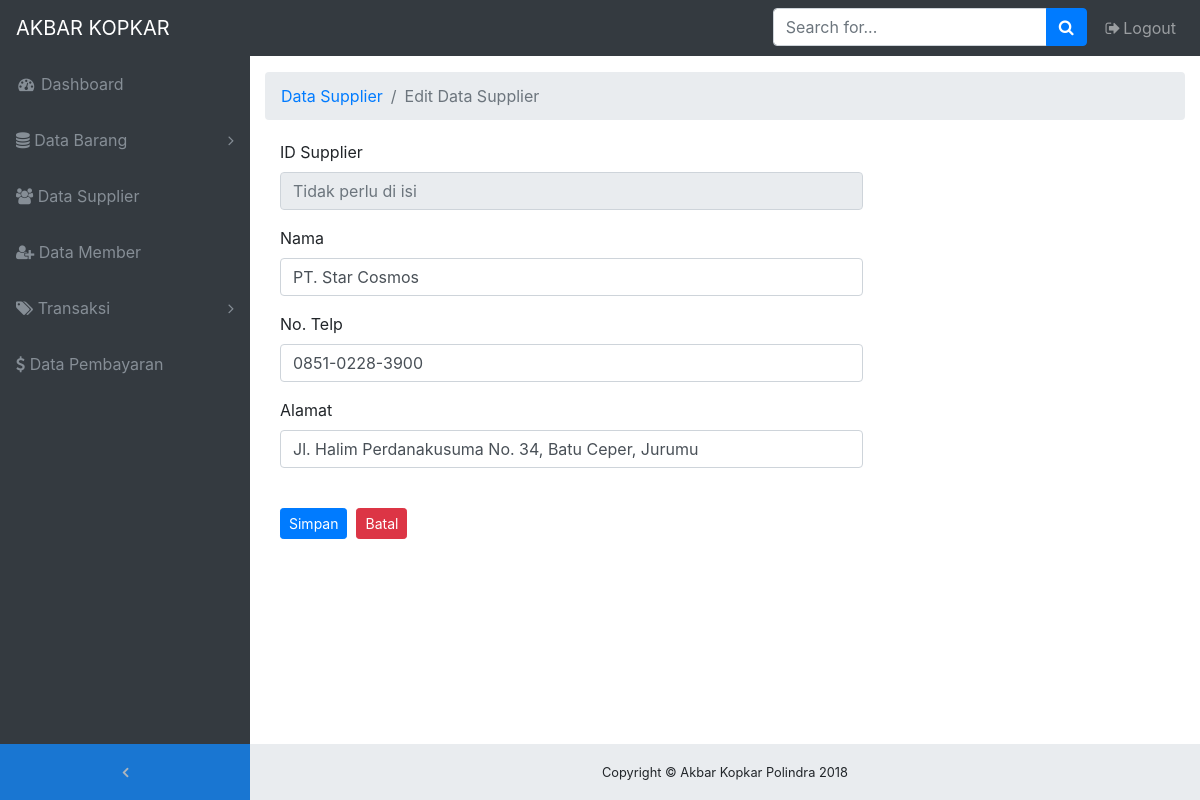
Page /on-admin/edit-supplier.php?hal=edit&kd=8 (signed in) on the committed database.
### tables this page shows
CREATE TABLE `supplier` (
  `id_supplier` int(5) NOT NULL,
  `nama_supplier` varchar(50) NOT NULL,
  `no_telp` varchar(15) NOT NULL,
  `alamat` varchar(50) NOT NULL
);

### on-admin/edit-supplier.php (the view, shortened to what this page needs)
<!DOCTYPE html>
<html lang="en">
<head>
  <link href="vendor/bootstrap/css/bootstrap.min.css" rel="stylesheet">
  <link href="vendor/font-awesome/css/font-awesome.min.css" rel="stylesheet" type="text/css">
  <link href="vendor/datatables/dataTables.bootstrap4.css" rel="stylesheet">
  <link href="css/sb-admin.css" rel="stylesheet">
</head>
<body class="fixed-nav sticky-footer bg-dark" id="page-top">
  <nav class="navbar navbar-expand-lg navbar-dark bg-dark fixed-top" id="mainNav">
    <a class="navbar-brand" href="index.php">AKBAR KOPKAR</a>
    <div class="collapse navbar-collapse" id="navbarResponsive">
      <ul class="navbar-nav navbar-sidenav" id="exampleAccordion">
        <li class="nav-item" data-toggle="tooltip" data-placement="right" title="Dashboard">
          <a class="nav-link" href="index.php">
            <i class="fa fa-fw fa-dashboard"></i>
            <span class="nav-link-text">Dashboard</span>
          </a>
        </li>
        <li class="nav-item" data-toggle="tooltip" data-placement="right" title="Components">
          <a class="nav-link nav-link-collapse collapsed" data-toggle="collapse" href="#collapseComponents" data-parent="#exampleAccordion">
            <i class="fa fa-database"></i>
            <span class="nav-link-text">Data Barang</span>
          </a>
        </li>
        <li class="nav-item" data-toggle="tooltip" data-placement="right" title="Tables">
          <a class="nav-link" href="supplier.php">
            <i class="fa fa-users"></i>
            <span class="nav-link-text">Data Supplier</span>
          </a>
        </li>
        <li class="nav-item" data-toggle="tooltip" data-placement="right" title="Tables">
          <a class="nav-link" href="member.php">
            <i class="fa fa-user-plus"></i>
            <span class="nav-link-text">Data Member</span>
          </a>
        </li>
        <li class="nav-item" data-toggle="tooltip" data-placement="right" title="Example Pages">
          <a class="nav-link nav-link-collapse collapsed" data-toggle="collapse" href="#collapseExamplePages" data-parent="#exampleAccordion">
            <i class="fa fa-tags"></i>
            <span class="nav-link-text">Transaksi</span>
          </a>
        </li>
        <li class="nav-item" data-toggle="tooltip" data-placement="right" title="Tables">
          <a class="nav-link" href="pembayaran.php">
            <i class="fa fa-dollar"></i>
            <span class="nav-link-text">Data Pembayaran</span>
          </a>
        </li>
      </ul>
      <ul class="navbar-nav sidenav-toggler">
        <li class="nav-item">
          <a class="nav-link text-center" id="sidenavToggler">
            <i class="fa fa-fw fa-angle-left"></i>
          </a>
        </li>
      </ul>
      <ul class="navbar-nav ml-auto">
        <li class="nav-item">
          <form class="form-inline my-2 my-lg-0 mr-lg-2">
            <div class="input-group">
              <input class="form-control" type="text" placeholder="Search for...">
              <span class="input-group-append">
                <button class="btn btn-primary" type="button">
                  <i class="fa fa-search"></i>
                </button>
              </span>
            </div>
          </form>
        </li>
        <li class="nav-item">
          <a class="nav-link" data-toggle="modal" data-target="#exampleModal">
            <i class="fa fa-fw fa-sign-out"></i>Logout</a>
        </li>
      </ul>
    </div>
  </nav>
  <div class="content-wrapper">
    <div class="container-fluid">
      <ol class="breadcrumb">
        <li class="breadcrumb-item">
          <a href="#">Data Supplier</a>
        </li>
        <li class="breadcrumb-item active">Edit Data Supplier</li>
      </ol>
    <section class="content">
                    <div class="panel">
                    <?php
                    $query = mysqli_query($con,"SELECT * FROM supplier WHERE id_supplier='$_GET[kd]'");
                    $data  = mysqli_fetch_array($query);
                    ?>
                      <div class="panel-body">
                      <form class="form-horizontal style-form" style="margin-top: 20px;" action="update-supplier.php" method="post" enctype="multipart/form-data" name="form1" id="form1">
                          <div class="form-group">
                              <label class="col-sm-2 col-sm-2 control-label">ID Supplier</label>
                              <div class="col-sm-8">
                                  <input name="id_supplier" type="text" id="id_supplier" class="form-control" placeholder="Tidak perlu di isi" autofocus="on" readonly="readonly" />
                              </div>
                          </div>
                          <div class="form-group">
                              <label class="col-sm-2 col-sm-2 control-label">Nama</label>
                              <div class="col-sm-8">
                                  <input name="nama" type="text" id="nama" class="form-control" placeholder="Nama" value="<?php echo $data['nama_supplier']; ?>" required />
                              </div>
                          </div>
                          <div class="form-group">
                              <label class="col-sm-2 col-sm-2 control-label">No. Telp</label>
                              <div class="col-sm-8">
                                  <input name="no_telp" class="form-control" id="no_telp" type="text" placeholder="No. Telp" value="<?php echo $data['no_telp']; ?>" required />
                              </div>
                          </div>
                          <div class="form-group">
                              <label class="col-sm-2 col-sm-2 control-label">Alamat</label>
                              <div class="col-sm-8">
                                  <input name="alamat" class="form-control" id="alamat" type="text" placeholder="Alamat" value="<?php echo $data['alamat']; ?>" required />
                              </div>
                          </div>
                          <div class="form-group" style="margin-bottom: 20px;">
                              <label class="col-sm-2 col-sm-2 control-label"></label>
                              <div class="col-sm-8">
                                  <input type="submit" value="Simpan" class="btn btn-sm btn-primary" />&nbsp;
	                              <a href="supplier.php" class="btn btn-sm btn-danger">Batal </a>
                              </div>
                          </div>
                      </form>
                                </div>
                            </div>
                </section>
    <footer class="sticky-footer">
      <div class="container">
        <div class="text-center">
          <small>Copyright © Akbar Kopkar Polindra 2018</small>
        </div>
      </div>
    </footer>
  </div>
</body>
</html>

### on-admin/css/sb-admin.css (style rules this page uses)
html { position: relative; min-height: 100%; }
body { overflow-x: hidden; }
body.sticky-footer { margin-bottom: 56px; }
body.sticky-footer .content-wrapper { min-height: calc(100vh - 56px - 56px); }
body.fixed-nav { padding-top: 56px; }
.content-wrapper { min-height: calc(100vh - 56px); padding-top: 1rem; }
#mainNav .navbar-collapse { overflow: auto; max-height: 75vh; }
#mainNav .navbar-collapse .navbar-nav .nav-item .nav-link { cursor: pointer; }
#mainNav .navbar-collapse .navbar-sidenav .nav-link-collapse:after { float: right; content: '\f107'; font-family: 'FontAwesome'; }
#mainNav .navbar-collapse .navbar-sidenav .nav-link-collapse.collapsed:after { content: '\f105'; }
#mainNav .navbar-collapse .sidenav-toggler { display: none; }
@media (min-width: 992px) { #mainNav .navbar-brand { width: 250px; } }
@media (min-width: 992px) { #mainNav .navbar-collapse { overflow: visible; max-height: none; } }
@media (min-width: 992px) { #mainNav .navbar-collapse .navbar-sidenav { position: absolute; top: 0; left: 0; -webkit-flex-direction: column; -ms-flex-direction: column; flex-direction: column; margin-top: 56px; } }
@media (min-width: 992px) { #mainNav .navbar-collapse .navbar-sidenav > .nav-item { width: 250px; padding: 0; } }
@media (min-width: 992px) { #mainNav .navbar-collapse .navbar-sidenav > .nav-item > .nav-link { padding: 1em; } }
#mainNav.fixed-top .sidenav-toggler { display: none; }
@media (min-width: 992px) { #mainNav.fixed-top .navbar-sidenav { height: calc(100vh - 112px); } }
@media (min-width: 992px) { #mainNav.fixed-top .sidenav-toggler { position: absolute; top: 0; left: 0; display: flex; -webkit-flex-direction: column; -ms-flex-direction: column; flex-direction: column; margin-top: calc(100vh - 56px); } }
@media (min-width: 992px) { #mainNav.fixed-top .sidenav-toggler > .nav-item { width: 250px; padding: 0; } }
@media (min-width: 992px) { #mainNav.fixed-top .sidenav-toggler > .nav-item > .nav-link { padding: 1em; } }
#mainNav.fixed-top.navbar-dark .sidenav-toggler { background-color: #1976d2; }
#mainNav.fixed-top.navbar-dark .sidenav-toggler a i { color: #adb5bd; }
.content-wrapper { overflow-x: hidden; background: white; }
@media (min-width: 992px) { .content-wrapper { margin-left: 250px; } }
#sidenavToggler i { font-weight: 800; }
#mainNav.navbar-dark .navbar-collapse .navbar-sidenav .nav-link-collapse:after { color: #868e96; }
#mainNav.navbar-dark .navbar-collapse .navbar-sidenav > .nav-item > .nav-link { color: #868e96; }
@media (min-width: 992px) { #mainNav.navbar-dark .navbar-collapse .navbar-sidenav { background: #343a40; } }
footer.sticky-footer { position: absolute; right: 0; bottom: 0; width: 100%; height: 56px; background-color: #e9ecef; line-height: 55px; }
@media (min-width: 992px) { footer.sticky-footer { width: calc(100% - 250px); } }

### rows in the picture
supplier: nama "PT. Star Cosmos", no_telp "0851-0228-3900", alamat "Jl. Halim Perdanakusuma No. 34, Batu Ceper, Jurumu"
